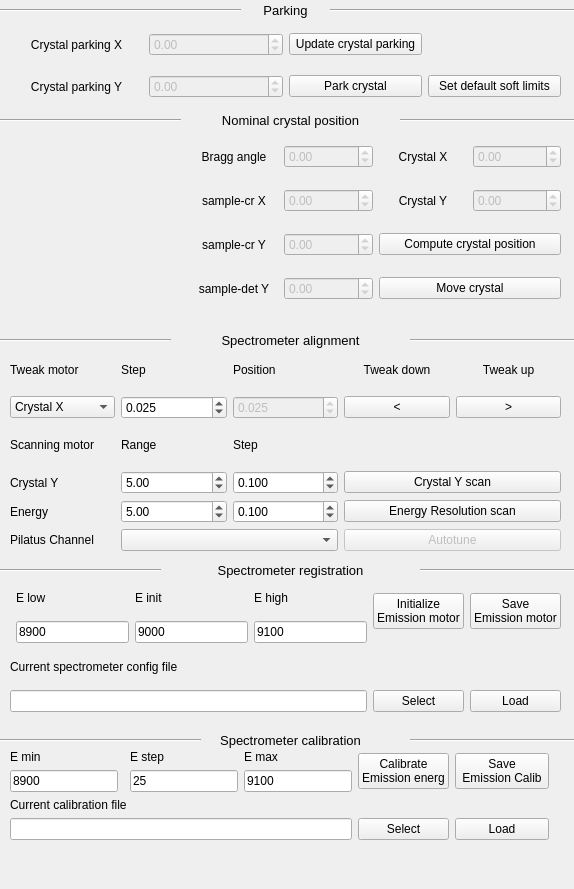
<?xml version="1.0" encoding="UTF-8"?>
<ui version="4.0">
 <class>Form</class>
 <widget class="QWidget" name="Form">
  <property name="geometry">
   <rect>
    <x>0</x>
    <y>0</y>
    <width>574</width>
    <height>889</height>
   </rect>
  </property>
  <property name="windowTitle">
   <string>Form</string>
  </property>
  <widget class="Line" name="line_5">
   <property name="geometry">
    <rect>
     <x>0</x>
     <y>0</y>
     <width>241</width>
     <height>20</height>
    </rect>
   </property>
   <property name="orientation">
    <enum>Qt::Horizontal</enum>
   </property>
  </widget>
  <widget class="Line" name="line_4">
   <property name="geometry">
    <rect>
     <x>400</x>
     <y>110</y>
     <width>181</width>
     <height>20</height>
    </rect>
   </property>
   <property name="orientation">
    <enum>Qt::Horizontal</enum>
   </property>
  </widget>
  <widget class="Line" name="line_6">
   <property name="geometry">
    <rect>
     <x>330</x>
     <y>0</y>
     <width>251</width>
     <height>20</height>
    </rect>
   </property>
   <property name="orientation">
    <enum>Qt::Horizontal</enum>
   </property>
  </widget>
  <widget class="QLabel" name="label_qrcode_5">
   <property name="geometry">
    <rect>
     <x>240</x>
     <y>0</y>
     <width>91</width>
     <height>21</height>
    </rect>
   </property>
   <property name="font">
    <font>
     <pointsize>10</pointsize>
     <bold>false</bold>
    </font>
   </property>
   <property name="text">
    <string>Parking</string>
   </property>
   <property name="alignment">
    <set>Qt::AlignCenter</set>
   </property>
  </widget>
  <widget class="QWidget" name="gridLayoutWidget_7">
   <property name="geometry">
    <rect>
     <x>10</x>
     <y>20</y>
     <width>551</width>
     <height>92</height>
    </rect>
   </property>
   <layout class="QGridLayout" name="gridLayout_8">
    <item row="1" column="1">
     <widget class="QDoubleSpinBox" name="spinBox_crystal_park_y">
      <property name="enabled">
       <bool>false</bool>
      </property>
      <property name="minimum">
       <double>-20000.000000000000000</double>
      </property>
      <property name="maximum">
       <double>200000.000000000000000</double>
      </property>
     </widget>
    </item>
    <item row="1" column="0">
     <widget class="QLabel" name="label_qrcode_8">
      <property name="text">
       <string>Crystal parking Y</string>
      </property>
      <property name="alignment">
       <set>Qt::AlignCenter</set>
      </property>
     </widget>
    </item>
    <item row="0" column="1">
     <widget class="QDoubleSpinBox" name="spinBox_crystal_park_x">
      <property name="enabled">
       <bool>false</bool>
      </property>
      <property name="minimum">
       <double>-20000.000000000000000</double>
      </property>
      <property name="maximum">
       <double>20000.000000000000000</double>
      </property>
     </widget>
    </item>
    <item row="0" column="0">
     <widget class="QLabel" name="label_qrcode_7">
      <property name="text">
       <string>Crystal parking X</string>
      </property>
      <property name="alignment">
       <set>Qt::AlignCenter</set>
      </property>
     </widget>
    </item>
    <item row="1" column="2">
     <widget class="QPushButton" name="push_park_crystal">
      <property name="text">
       <string>Park crystal</string>
      </property>
     </widget>
    </item>
    <item row="0" column="2">
     <widget class="QPushButton" name="push_update_crystal_parking">
      <property name="text">
       <string>Update crystal parking</string>
      </property>
     </widget>
    </item>
    <item row="1" column="3">
     <widget class="QPushButton" name="push_set_default_soft_limits">
      <property name="text">
       <string>Set default soft limits</string>
      </property>
     </widget>
    </item>
   </layout>
  </widget>
  <widget class="Line" name="line">
   <property name="geometry">
    <rect>
     <x>0</x>
     <y>110</y>
     <width>181</width>
     <height>20</height>
    </rect>
   </property>
   <property name="orientation">
    <enum>Qt::Horizontal</enum>
   </property>
  </widget>
  <widget class="QLabel" name="label_qrcode_6">
   <property name="geometry">
    <rect>
     <x>180</x>
     <y>110</y>
     <width>221</width>
     <height>21</height>
    </rect>
   </property>
   <property name="font">
    <font>
     <pointsize>10</pointsize>
     <bold>false</bold>
    </font>
   </property>
   <property name="text">
    <string>Nominal crystal position</string>
   </property>
   <property name="alignment">
    <set>Qt::AlignCenter</set>
   </property>
  </widget>
  <widget class="QWidget" name="gridLayoutWidget_9">
   <property name="geometry">
    <rect>
     <x>190</x>
     <y>130</y>
     <width>371</width>
     <height>188</height>
    </rect>
   </property>
   <layout class="QGridLayout" name="gridLayout_10">
    <item row="1" column="0">
     <widget class="QLabel" name="label_qrcode_15">
      <property name="text">
       <string>sample-cr X</string>
      </property>
      <property name="alignment">
       <set>Qt::AlignCenter</set>
      </property>
     </widget>
    </item>
    <item row="1" column="1">
     <widget class="QDoubleSpinBox" name="spinBox_crystal_nom_x">
      <property name="enabled">
       <bool>false</bool>
      </property>
      <property name="minimum">
       <double>-20000.000000000000000</double>
      </property>
      <property name="maximum">
       <double>200000.000000000000000</double>
      </property>
     </widget>
    </item>
    <item row="0" column="1">
     <widget class="QDoubleSpinBox" name="spinBox_bragg_angle_nom">
      <property name="enabled">
       <bool>false</bool>
      </property>
      <property name="minimum">
       <double>-20000.000000000000000</double>
      </property>
      <property name="maximum">
       <double>200000.000000000000000</double>
      </property>
     </widget>
    </item>
    <item row="3" column="0">
     <widget class="QLabel" name="label_qrcode_16">
      <property name="text">
       <string>sample-det Y</string>
      </property>
      <property name="alignment">
       <set>Qt::AlignCenter</set>
      </property>
     </widget>
    </item>
    <item row="2" column="1">
     <widget class="QDoubleSpinBox" name="spinBox_crystal_nom_y">
      <property name="enabled">
       <bool>false</bool>
      </property>
      <property name="minimum">
       <double>-20000.000000000000000</double>
      </property>
      <property name="maximum">
       <double>200000.000000000000000</double>
      </property>
     </widget>
    </item>
    <item row="0" column="0">
     <widget class="QLabel" name="label_qrcode_13">
      <property name="text">
       <string>Bragg angle</string>
      </property>
      <property name="alignment">
       <set>Qt::AlignCenter</set>
      </property>
     </widget>
    </item>
    <item row="0" column="2">
     <widget class="QLabel" name="label_qrcode_11">
      <property name="text">
       <string>Crystal X</string>
      </property>
      <property name="alignment">
       <set>Qt::AlignCenter</set>
      </property>
     </widget>
    </item>
    <item row="1" column="2">
     <widget class="QLabel" name="label_qrcode_12">
      <property name="text">
       <string>Crystal Y</string>
      </property>
      <property name="alignment">
       <set>Qt::AlignCenter</set>
      </property>
     </widget>
    </item>
    <item row="2" column="0">
     <widget class="QLabel" name="label_qrcode_17">
      <property name="text">
       <string>sample-cr Y</string>
      </property>
      <property name="alignment">
       <set>Qt::AlignCenter</set>
      </property>
     </widget>
    </item>
    <item row="3" column="1">
     <widget class="QDoubleSpinBox" name="spinBox_det_nom_y">
      <property name="enabled">
       <bool>false</bool>
      </property>
      <property name="minimum">
       <double>-20000.000000000000000</double>
      </property>
      <property name="maximum">
       <double>200000.000000000000000</double>
      </property>
     </widget>
    </item>
    <item row="0" column="3">
     <widget class="QDoubleSpinBox" name="spinBox_crystal_stage_nom_x">
      <property name="enabled">
       <bool>false</bool>
      </property>
      <property name="minimum">
       <double>-20000.000000000000000</double>
      </property>
      <property name="maximum">
       <double>20000.000000000000000</double>
      </property>
     </widget>
    </item>
    <item row="1" column="3">
     <widget class="QDoubleSpinBox" name="spinBox_crystal_stage_nom_y">
      <property name="enabled">
       <bool>false</bool>
      </property>
      <property name="minimum">
       <double>-20000.000000000000000</double>
      </property>
      <property name="maximum">
       <double>200000.000000000000000</double>
      </property>
     </widget>
    </item>
    <item row="2" column="2" colspan="2">
     <widget class="QPushButton" name="push_compute_crystal_position">
      <property name="text">
       <string>Compute crystal position</string>
      </property>
     </widget>
    </item>
    <item row="3" column="2" colspan="2">
     <widget class="QPushButton" name="push_move_crystal">
      <property name="text">
       <string>Move crystal</string>
      </property>
     </widget>
    </item>
   </layout>
  </widget>
  <widget class="QWidget" name="gridLayoutWidget_5">
   <property name="geometry">
    <rect>
     <x>10</x>
     <y>580</y>
     <width>551</width>
     <height>132</height>
    </rect>
   </property>
   <layout class="QGridLayout" name="gridLayout_2">
    <item row="0" column="3">
     <widget class="QLabel" name="label_17">
      <property name="text">
       <string>E high</string>
      </property>
     </widget>
    </item>
    <item row="0" column="1">
     <widget class="QLabel" name="label_16">
      <property name="text">
       <string>E low</string>
      </property>
     </widget>
    </item>
    <item row="1" column="3">
     <widget class="QLineEdit" name="edit_reg_E_hi">
      <property name="text">
       <string>9100</string>
      </property>
     </widget>
    </item>
    <item row="1" column="1">
     <widget class="QLineEdit" name="edit_reg_E_lo">
      <property name="text">
       <string>8900</string>
      </property>
     </widget>
    </item>
    <item row="4" column="0" colspan="4">
     <widget class="QLineEdit" name="lineEdit_current_spectrometer_file"/>
    </item>
    <item row="0" column="6" rowspan="2">
     <widget class="QPushButton" name="push_save_emission_motor">
      <property name="enabled">
       <bool>true</bool>
      </property>
      <property name="text">
       <string>Save
Emission motor</string>
      </property>
     </widget>
    </item>
    <item row="0" column="5" rowspan="2">
     <widget class="QPushButton" name="push_initialize_emission_motor">
      <property name="enabled">
       <bool>true</bool>
      </property>
      <property name="text">
       <string>Initialize
Emission motor</string>
      </property>
     </widget>
    </item>
    <item row="4" column="5">
     <widget class="QPushButton" name="push_select_config_file">
      <property name="enabled">
       <bool>true</bool>
      </property>
      <property name="text">
       <string>Select</string>
      </property>
     </widget>
    </item>
    <item row="4" column="6">
     <widget class="QPushButton" name="push_load_emission_motor">
      <property name="enabled">
       <bool>true</bool>
      </property>
      <property name="text">
       <string>Load</string>
      </property>
     </widget>
    </item>
    <item row="0" column="2">
     <widget class="QLabel" name="label_14">
      <property name="text">
       <string>E init</string>
      </property>
     </widget>
    </item>
    <item row="1" column="2">
     <widget class="QLineEdit" name="edit_reg_E">
      <property name="text">
       <string>9000</string>
      </property>
     </widget>
    </item>
    <item row="3" column="0" colspan="3">
     <widget class="QLabel" name="label_qrcode_21">
      <property name="text">
       <string>Current spectrometer config file</string>
      </property>
      <property name="alignment">
       <set>Qt::AlignLeading|Qt::AlignLeft|Qt::AlignVCenter</set>
      </property>
     </widget>
    </item>
   </layout>
  </widget>
  <widget class="Line" name="line_7">
   <property name="geometry">
    <rect>
     <x>410</x>
     <y>330</y>
     <width>171</width>
     <height>20</height>
    </rect>
   </property>
   <property name="orientation">
    <enum>Qt::Horizontal</enum>
   </property>
  </widget>
  <widget class="Line" name="line_9">
   <property name="geometry">
    <rect>
     <x>0</x>
     <y>730</y>
     <width>201</width>
     <height>20</height>
    </rect>
   </property>
   <property name="orientation">
    <enum>Qt::Horizontal</enum>
   </property>
  </widget>
  <widget class="Line" name="line_8">
   <property name="geometry">
    <rect>
     <x>410</x>
     <y>730</y>
     <width>171</width>
     <height>20</height>
    </rect>
   </property>
   <property name="orientation">
    <enum>Qt::Horizontal</enum>
   </property>
  </widget>
  <widget class="QLabel" name="label_qrcode_14">
   <property name="geometry">
    <rect>
     <x>180</x>
     <y>330</y>
     <width>221</width>
     <height>21</height>
    </rect>
   </property>
   <property name="font">
    <font>
     <pointsize>10</pointsize>
     <bold>false</bold>
    </font>
   </property>
   <property name="text">
    <string>Spectrometer alignment</string>
   </property>
   <property name="alignment">
    <set>Qt::AlignCenter</set>
   </property>
  </widget>
  <widget class="QWidget" name="gridLayoutWidget_2">
   <property name="geometry">
    <rect>
     <x>10</x>
     <y>350</y>
     <width>551</width>
     <height>201</height>
    </rect>
   </property>
   <layout class="QGridLayout" name="gridLayout_3">
    <property name="sizeConstraint">
     <enum>QLayout::SetMaximumSize</enum>
    </property>
    <item row="0" column="1">
     <widget class="QLabel" name="label_131">
      <property name="font">
       <font>
        <pointsize>9</pointsize>
        <bold>false</bold>
       </font>
      </property>
      <property name="text">
       <string>Step</string>
      </property>
     </widget>
    </item>
    <item row="3" column="0">
     <widget class="QLabel" name="label_137">
      <property name="font">
       <font>
        <pointsize>9</pointsize>
        <bold>false</bold>
       </font>
      </property>
      <property name="text">
       <string>Crystal Y</string>
      </property>
     </widget>
    </item>
    <item row="0" column="0">
     <widget class="QLabel" name="label_130">
      <property name="font">
       <font>
        <pointsize>9</pointsize>
        <bold>false</bold>
       </font>
      </property>
      <property name="text">
       <string>Tweak motor</string>
      </property>
     </widget>
    </item>
    <item row="1" column="3">
     <widget class="QPushButton" name="push_tweak_down">
      <property name="text">
       <string>&lt;</string>
      </property>
     </widget>
    </item>
    <item row="0" column="2">
     <widget class="QLabel" name="label_132">
      <property name="font">
       <font>
        <pointsize>9</pointsize>
        <bold>false</bold>
       </font>
      </property>
      <property name="text">
       <string>Position</string>
      </property>
     </widget>
    </item>
    <item row="1" column="1">
     <widget class="QDoubleSpinBox" name="doubleSpinBox_tweak_motor_step">
      <property name="decimals">
       <number>3</number>
      </property>
      <property name="value">
       <double>0.025000000000000</double>
      </property>
     </widget>
    </item>
    <item row="1" column="0">
     <widget class="QComboBox" name="comboBox_johann_tweak_motor">
      <item>
       <property name="text">
        <string>Crystal X</string>
       </property>
      </item>
      <item>
       <property name="text">
        <string>Bender</string>
       </property>
      </item>
      <item>
       <property name="text">
        <string>Crystal Z</string>
       </property>
      </item>
     </widget>
    </item>
    <item row="1" column="4">
     <widget class="QPushButton" name="push_tweak_up">
      <property name="text">
       <string>&gt;</string>
      </property>
     </widget>
    </item>
    <item row="0" column="3">
     <widget class="QLabel" name="label_133">
      <property name="font">
       <font>
        <pointsize>9</pointsize>
        <bold>false</bold>
       </font>
      </property>
      <property name="text">
       <string>Tweak down</string>
      </property>
      <property name="alignment">
       <set>Qt::AlignCenter</set>
      </property>
     </widget>
    </item>
    <item row="0" column="4">
     <widget class="QLabel" name="label_134">
      <property name="font">
       <font>
        <pointsize>9</pointsize>
        <bold>false</bold>
       </font>
      </property>
      <property name="text">
       <string>Tweak up</string>
      </property>
      <property name="alignment">
       <set>Qt::AlignCenter</set>
      </property>
     </widget>
    </item>
    <item row="3" column="3" colspan="2">
     <widget class="QPushButton" name="push_scan_crystal_y">
      <property name="text">
       <string>Crystal Y scan</string>
      </property>
     </widget>
    </item>
    <item row="4" column="0">
     <widget class="QLabel" name="label_138">
      <property name="font">
       <font>
        <pointsize>9</pointsize>
        <bold>false</bold>
       </font>
      </property>
      <property name="text">
       <string>Energy</string>
      </property>
     </widget>
    </item>
    <item row="4" column="2">
     <widget class="QDoubleSpinBox" name="doubleSpinBox_step_energy">
      <property name="decimals">
       <number>3</number>
      </property>
      <property name="value">
       <double>0.100000000000000</double>
      </property>
     </widget>
    </item>
    <item row="2" column="2">
     <widget class="QLabel" name="label_135">
      <property name="font">
       <font>
        <pointsize>9</pointsize>
        <bold>false</bold>
       </font>
      </property>
      <property name="text">
       <string>Step</string>
      </property>
     </widget>
    </item>
    <item row="1" column="2">
     <widget class="QDoubleSpinBox" name="doubleSpinBox_tweak_motor_pos">
      <property name="enabled">
       <bool>false</bool>
      </property>
      <property name="decimals">
       <number>3</number>
      </property>
      <property name="minimum">
       <double>-1000.000000000000000</double>
      </property>
      <property name="maximum">
       <double>1000.000000000000000</double>
      </property>
      <property name="value">
       <double>0.025000000000000</double>
      </property>
     </widget>
    </item>
    <item row="2" column="1">
     <widget class="QLabel" name="label_136">
      <property name="font">
       <font>
        <pointsize>9</pointsize>
        <bold>false</bold>
       </font>
      </property>
      <property name="text">
       <string>Range</string>
      </property>
     </widget>
    </item>
    <item row="4" column="3" colspan="2">
     <widget class="QPushButton" name="push_scan_energy">
      <property name="text">
       <string>Energy Resolution scan</string>
      </property>
     </widget>
    </item>
    <item row="2" column="0">
     <widget class="QLabel" name="label_139">
      <property name="font">
       <font>
        <pointsize>9</pointsize>
        <bold>false</bold>
       </font>
      </property>
      <property name="text">
       <string>Scanning motor</string>
      </property>
     </widget>
    </item>
    <item row="3" column="1">
     <widget class="QDoubleSpinBox" name="doubleSpinBox_range_crystal_y">
      <property name="decimals">
       <number>2</number>
      </property>
      <property name="value">
       <double>5.000000000000000</double>
      </property>
     </widget>
    </item>
    <item row="3" column="2">
     <widget class="QDoubleSpinBox" name="doubleSpinBox_step_crystal_y">
      <property name="decimals">
       <number>3</number>
      </property>
      <property name="value">
       <double>0.100000000000000</double>
      </property>
     </widget>
    </item>
    <item row="4" column="1">
     <widget class="QDoubleSpinBox" name="doubleSpinBox_range_energy">
      <property name="decimals">
       <number>2</number>
      </property>
      <property name="value">
       <double>5.000000000000000</double>
      </property>
     </widget>
    </item>
    <item row="5" column="0">
     <widget class="QLabel" name="label_118">
      <property name="font">
       <font>
        <pointsize>9</pointsize>
        <bold>false</bold>
       </font>
      </property>
      <property name="text">
       <string>Pilatus Channel</string>
      </property>
     </widget>
    </item>
    <item row="5" column="1" colspan="2">
     <widget class="QComboBox" name="comboBox_pilatus_channels">
      <property name="sizePolicy">
       <sizepolicy hsizetype="Expanding" vsizetype="Fixed">
        <horstretch>0</horstretch>
        <verstretch>0</verstretch>
       </sizepolicy>
      </property>
      <property name="font">
       <font>
        <pointsize>9</pointsize>
        <bold>false</bold>
       </font>
      </property>
     </widget>
    </item>
    <item row="5" column="3" colspan="2">
     <widget class="QPushButton" name="push_scan_4">
      <property name="enabled">
       <bool>false</bool>
      </property>
      <property name="text">
       <string>Autotune</string>
      </property>
     </widget>
    </item>
   </layout>
  </widget>
  <widget class="Line" name="line_10">
   <property name="geometry">
    <rect>
     <x>0</x>
     <y>560</y>
     <width>161</width>
     <height>20</height>
    </rect>
   </property>
   <property name="orientation">
    <enum>Qt::Horizontal</enum>
   </property>
  </widget>
  <widget class="QLabel" name="label_qrcode_19">
   <property name="geometry">
    <rect>
     <x>170</x>
     <y>560</y>
     <width>241</width>
     <height>21</height>
    </rect>
   </property>
   <property name="font">
    <font>
     <pointsize>10</pointsize>
     <bold>false</bold>
    </font>
   </property>
   <property name="text">
    <string>Spectrometer registration</string>
   </property>
   <property name="alignment">
    <set>Qt::AlignCenter</set>
   </property>
  </widget>
  <widget class="QLabel" name="label_qrcode_18">
   <property name="geometry">
    <rect>
     <x>180</x>
     <y>730</y>
     <width>221</width>
     <height>21</height>
    </rect>
   </property>
   <property name="font">
    <font>
     <pointsize>10</pointsize>
     <bold>false</bold>
    </font>
   </property>
   <property name="text">
    <string>Spectrometer calibration</string>
   </property>
   <property name="alignment">
    <set>Qt::AlignCenter</set>
   </property>
  </widget>
  <widget class="Line" name="line_11">
   <property name="geometry">
    <rect>
     <x>420</x>
     <y>560</y>
     <width>161</width>
     <height>20</height>
    </rect>
   </property>
   <property name="orientation">
    <enum>Qt::Horizontal</enum>
   </property>
  </widget>
  <widget class="Line" name="line_2">
   <property name="geometry">
    <rect>
     <x>0</x>
     <y>330</y>
     <width>171</width>
     <height>20</height>
    </rect>
   </property>
   <property name="orientation">
    <enum>Qt::Horizontal</enum>
   </property>
  </widget>
  <widget class="QWidget" name="gridLayoutWidget">
   <property name="geometry">
    <rect>
     <x>10</x>
     <y>750</y>
     <width>551</width>
     <height>132</height>
    </rect>
   </property>
   <layout class="QGridLayout" name="gridLayout">
    <property name="sizeConstraint">
     <enum>QLayout::SetFixedSize</enum>
    </property>
    <item row="0" column="2">
     <widget class="QLabel" name="label_22">
      <property name="text">
       <string>E step</string>
      </property>
      <property name="alignment">
       <set>Qt::AlignLeading|Qt::AlignLeft|Qt::AlignVCenter</set>
      </property>
     </widget>
    </item>
    <item row="0" column="0">
     <widget class="QLabel" name="label_20">
      <property name="text">
       <string>E min</string>
      </property>
      <property name="alignment">
       <set>Qt::AlignLeading|Qt::AlignLeft|Qt::AlignVCenter</set>
      </property>
     </widget>
    </item>
    <item row="1" column="0">
     <widget class="QLineEdit" name="edit_E_calib_min">
      <property name="text">
       <string>8900</string>
      </property>
     </widget>
    </item>
    <item row="0" column="5" rowspan="2">
     <widget class="QPushButton" name="push_save_calibration">
      <property name="enabled">
       <bool>true</bool>
      </property>
      <property name="text">
       <string>Save
 Emission Calib </string>
      </property>
     </widget>
    </item>
    <item row="3" column="5">
     <widget class="QPushButton" name="push_load_calibration">
      <property name="enabled">
       <bool>true</bool>
      </property>
      <property name="text">
       <string>Load</string>
      </property>
     </widget>
    </item>
    <item row="1" column="2">
     <widget class="QLineEdit" name="edit_E_calib_step">
      <property name="text">
       <string>25</string>
      </property>
     </widget>
    </item>
    <item row="0" column="4" rowspan="2">
     <widget class="QPushButton" name="push_calibrate_energy">
      <property name="enabled">
       <bool>true</bool>
      </property>
      <property name="text">
       <string>Calibrate
Emission energ</string>
      </property>
     </widget>
    </item>
    <item row="3" column="4">
     <widget class="QPushButton" name="push_select_calibration">
      <property name="enabled">
       <bool>true</bool>
      </property>
      <property name="text">
       <string>Select</string>
      </property>
     </widget>
    </item>
    <item row="1" column="3">
     <widget class="QLineEdit" name="edit_E_calib_max">
      <property name="text">
       <string>9100</string>
      </property>
     </widget>
    </item>
    <item row="0" column="3">
     <widget class="QLabel" name="label_21">
      <property name="text">
       <string>E max</string>
      </property>
      <property name="alignment">
       <set>Qt::AlignLeading|Qt::AlignLeft|Qt::AlignVCenter</set>
      </property>
     </widget>
    </item>
    <item row="2" column="0" colspan="3">
     <widget class="QLabel" name="label_qrcode_20">
      <property name="text">
       <string>Current calibration file</string>
      </property>
      <property name="alignment">
       <set>Qt::AlignLeading|Qt::AlignLeft|Qt::AlignVCenter</set>
      </property>
     </widget>
    </item>
    <item row="3" column="0" colspan="4">
     <widget class="QLineEdit" name="lineEdit_current_calibration_file"/>
    </item>
   </layout>
  </widget>
  <widget class="QWidget" name="verticalLayoutWidget">
   <property name="geometry">
    <rect>
     <x>10</x>
     <y>130</y>
     <width>171</width>
     <height>191</height>
    </rect>
   </property>
   <layout class="QVBoxLayout" name="layout_emission_energy"/>
  </widget>
 </widget>
 <resources/>
 <connections/>
</ui>
